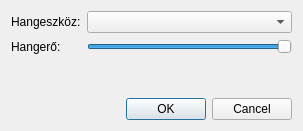
<?xml version="1.0" encoding="UTF-8"?>
<ui version="4.0">
 <class>AudioSettings</class>
 <widget class="QDialog" name="AudioSettings">
  <property name="geometry">
   <rect>
    <x>0</x>
    <y>0</y>
    <width>303</width>
    <height>131</height>
   </rect>
  </property>
  <property name="windowTitle">
   <string>Hang</string>
  </property>
  <layout class="QGridLayout" name="gridLayout">
   <item row="0" column="0">
    <widget class="QLabel" name="label">
     <property name="text">
      <string>Hangeszköz:</string>
     </property>
    </widget>
   </item>
   <item row="0" column="1">
    <widget class="QComboBox" name="deviceBox"/>
   </item>
   <item row="1" column="0">
    <widget class="QLabel" name="label_2">
     <property name="text">
      <string>Hangerő:</string>
     </property>
    </widget>
   </item>
   <item row="1" column="1">
    <widget class="QSlider" name="volumeBox">
     <property name="value">
      <number>99</number>
     </property>
     <property name="orientation">
      <enum>Qt::Horizontal</enum>
     </property>
    </widget>
   </item>
   <item row="3" column="0" colspan="2">
    <widget class="QDialogButtonBox" name="buttonBox">
     <property name="orientation">
      <enum>Qt::Horizontal</enum>
     </property>
     <property name="standardButtons">
      <set>QDialogButtonBox::Cancel|QDialogButtonBox::Ok</set>
     </property>
    </widget>
   </item>
   <item row="2" column="0" colspan="2">
    <spacer name="verticalSpacer">
     <property name="orientation">
      <enum>Qt::Vertical</enum>
     </property>
     <property name="sizeHint" stdset="0">
      <size>
       <width>20</width>
       <height>23</height>
      </size>
     </property>
    </spacer>
   </item>
  </layout>
 </widget>
 <resources/>
 <connections>
  <connection>
   <sender>buttonBox</sender>
   <signal>accepted()</signal>
   <receiver>AudioSettings</receiver>
   <slot>accept()</slot>
   <hints>
    <hint type="sourcelabel">
     <x>248</x>
     <y>254</y>
    </hint>
    <hint type="destinationlabel">
     <x>157</x>
     <y>274</y>
    </hint>
   </hints>
  </connection>
  <connection>
   <sender>buttonBox</sender>
   <signal>rejected()</signal>
   <receiver>AudioSettings</receiver>
   <slot>reject()</slot>
   <hints>
    <hint type="sourcelabel">
     <x>316</x>
     <y>260</y>
    </hint>
    <hint type="destinationlabel">
     <x>286</x>
     <y>274</y>
    </hint>
   </hints>
  </connection>
 </connections>
</ui>
